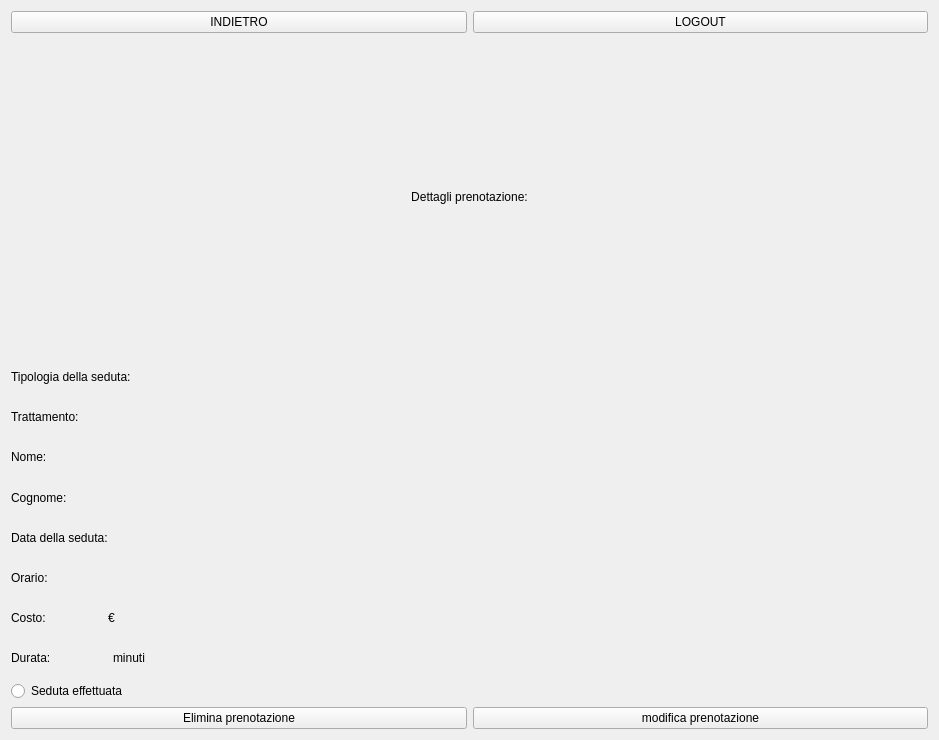
<?xml version="1.0" encoding="UTF-8"?>
<ui version="4.0">
 <class>Form</class>
 <widget class="QWidget" name="Form">
  <property name="geometry">
   <rect>
    <x>0</x>
    <y>0</y>
    <width>939</width>
    <height>740</height>
   </rect>
  </property>
  <property name="windowTitle">
   <string>Segretario - Visualizza prenotazione</string>
  </property>
  <layout class="QVBoxLayout" name="verticalLayout">
   <item>
    <layout class="QVBoxLayout" name="verticalLayoutPrincipale">
     <item>
      <layout class="QHBoxLayout" name="horizontalLayoutIndietroLogout">
       <item>
        <widget class="QPushButton" name="pushButtonIndietro">
         <property name="text">
          <string>INDIETRO</string>
         </property>
        </widget>
       </item>
       <item>
        <widget class="QPushButton" name="pushButtonLogout">
         <property name="text">
          <string>LOGOUT</string>
         </property>
        </widget>
       </item>
      </layout>
     </item>
     <item>
      <widget class="QLabel" name="labelDettagliTrattamento">
       <property name="font">
        <font>
         <pointsize>9</pointsize>
        </font>
       </property>
       <property name="text">
        <string>Dettagli prenotazione:</string>
       </property>
       <property name="alignment">
        <set>Qt::AlignCenter</set>
       </property>
      </widget>
     </item>
     <item>
      <layout class="QVBoxLayout" name="verticalLayoutDatiTrattamento">
       <item>
        <layout class="QHBoxLayout" name="horizontalLayout_4">
         <item>
          <widget class="QLabel" name="labelTipologia">
           <property name="maximumSize">
            <size>
             <width>135</width>
             <height>16777215</height>
            </size>
           </property>
           <property name="text">
            <string>Tipologia della seduta:</string>
           </property>
          </widget>
         </item>
         <item>
          <widget class="QLabel" name="labelTipologiaValue">
           <property name="text">
            <string/>
           </property>
          </widget>
         </item>
        </layout>
       </item>
       <item>
        <layout class="QHBoxLayout" name="horizontalLayout_8">
         <item>
          <widget class="QLabel" name="labelTrattamento">
           <property name="maximumSize">
            <size>
             <width>80</width>
             <height>16777215</height>
            </size>
           </property>
           <property name="text">
            <string>Trattamento:</string>
           </property>
          </widget>
         </item>
         <item>
          <widget class="QLabel" name="labelTrattamentoValue">
           <property name="text">
            <string/>
           </property>
          </widget>
         </item>
        </layout>
       </item>
       <item>
        <layout class="QHBoxLayout" name="horizontalLayoutNome">
         <item>
          <widget class="QLabel" name="labelNome">
           <property name="maximumSize">
            <size>
             <width>45</width>
             <height>16777215</height>
            </size>
           </property>
           <property name="text">
            <string>Nome:</string>
           </property>
          </widget>
         </item>
         <item>
          <widget class="QLabel" name="labelNomeValue">
           <property name="text">
            <string/>
           </property>
          </widget>
         </item>
        </layout>
       </item>
       <item>
        <layout class="QHBoxLayout" name="horizontalLayoutClasse">
         <item>
          <widget class="QLabel" name="labelCognome">
           <property name="maximumSize">
            <size>
             <width>65</width>
             <height>16777215</height>
            </size>
           </property>
           <property name="text">
            <string>Cognome:</string>
           </property>
          </widget>
         </item>
         <item>
          <widget class="QLabel" name="labelCognomeValue">
           <property name="text">
            <string/>
           </property>
          </widget>
         </item>
        </layout>
       </item>
       <item>
        <layout class="QHBoxLayout" name="horizontalLayout_2">
         <item>
          <widget class="QLabel" name="labelData">
           <property name="maximumSize">
            <size>
             <width>110</width>
             <height>16777215</height>
            </size>
           </property>
           <property name="text">
            <string>Data della seduta:</string>
           </property>
          </widget>
         </item>
         <item>
          <widget class="QLabel" name="labelDataValue">
           <property name="text">
            <string/>
           </property>
          </widget>
         </item>
        </layout>
       </item>
       <item>
        <layout class="QHBoxLayout" name="horizontalLayout_3">
         <item>
          <widget class="QLabel" name="labelOrario">
           <property name="maximumSize">
            <size>
             <width>45</width>
             <height>16777215</height>
            </size>
           </property>
           <property name="text">
            <string>Orario:</string>
           </property>
          </widget>
         </item>
         <item>
          <widget class="QLabel" name="labelOrarioValue">
           <property name="text">
            <string/>
           </property>
          </widget>
         </item>
        </layout>
       </item>
       <item>
        <layout class="QHBoxLayout" name="horizontalLayoutCosto">
         <item>
          <widget class="QLabel" name="labelCosto">
           <property name="maximumSize">
            <size>
             <width>45</width>
             <height>16777215</height>
            </size>
           </property>
           <property name="text">
            <string>Costo:</string>
           </property>
          </widget>
         </item>
         <item>
          <widget class="QLabel" name="labelCostoValue">
           <property name="maximumSize">
            <size>
             <width>40</width>
             <height>16777215</height>
            </size>
           </property>
           <property name="text">
            <string/>
           </property>
          </widget>
         </item>
         <item>
          <widget class="QLabel" name="labelEuro">
           <property name="text">
            <string>€</string>
           </property>
          </widget>
         </item>
        </layout>
       </item>
       <item>
        <layout class="QHBoxLayout" name="horizontalLayoutDurata">
         <item>
          <widget class="QLabel" name="labelDurata">
           <property name="maximumSize">
            <size>
             <width>50</width>
             <height>16777215</height>
            </size>
           </property>
           <property name="text">
            <string>Durata:</string>
           </property>
          </widget>
         </item>
         <item>
          <widget class="QLabel" name="labelDurataValue">
           <property name="maximumSize">
            <size>
             <width>40</width>
             <height>16777215</height>
            </size>
           </property>
           <property name="text">
            <string/>
           </property>
          </widget>
         </item>
         <item>
          <widget class="QLabel" name="labelMinuti">
           <property name="text">
            <string>minuti</string>
           </property>
          </widget>
         </item>
        </layout>
       </item>
      </layout>
     </item>
     <item>
      <widget class="QRadioButton" name="radioButtonSedutaEffettuata">
       <property name="text">
        <string>Seduta effettuata</string>
       </property>
      </widget>
     </item>
     <item>
      <layout class="QHBoxLayout" name="horizontalLayoutEliminaModificaTra">
       <item>
        <widget class="QPushButton" name="pushButtonEliminaTra">
         <property name="text">
          <string>Elimina prenotazione</string>
         </property>
        </widget>
       </item>
       <item>
        <widget class="QPushButton" name="pushButtonModificaTra">
         <property name="text">
          <string>modifica prenotazione</string>
         </property>
        </widget>
       </item>
      </layout>
     </item>
    </layout>
   </item>
  </layout>
 </widget>
 <resources/>
 <connections/>
</ui>
